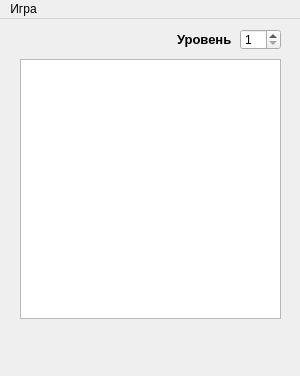
<?xml version="1.0" encoding="UTF-8"?>
<ui version="4.0">
 <class>MainWin</class>
 <widget class="QMainWindow" name="MainWin">
  <property name="geometry">
   <rect>
    <x>0</x>
    <y>0</y>
    <width>300</width>
    <height>376</height>
   </rect>
  </property>
  <property name="minimumSize">
   <size>
    <width>300</width>
    <height>350</height>
   </size>
  </property>
  <property name="maximumSize">
   <size>
    <width>350</width>
    <height>380</height>
   </size>
  </property>
  <property name="windowTitle">
   <string>Цепная реакция</string>
  </property>
  <property name="windowIcon">
   <iconset>
    <normaloff>winicon.png</normaloff>winicon.png</iconset>
  </property>
  <widget class="QWidget" name="centralwidget">
   <widget class="QTableView" name="tableView">
    <property name="geometry">
     <rect>
      <x>20</x>
      <y>40</y>
      <width>261</width>
      <height>260</height>
     </rect>
    </property>
    <property name="minimumSize">
     <size>
      <width>260</width>
      <height>260</height>
     </size>
    </property>
    <property name="maximumSize">
     <size>
      <width>280</width>
      <height>260</height>
     </size>
    </property>
    <property name="iconSize">
     <size>
      <width>10</width>
      <height>10</height>
     </size>
    </property>
    <property name="showGrid">
     <bool>true</bool>
    </property>
    <attribute name="horizontalHeaderVisible">
     <bool>false</bool>
    </attribute>
    <attribute name="horizontalHeaderHighlightSections">
     <bool>true</bool>
    </attribute>
    <attribute name="verticalHeaderVisible">
     <bool>false</bool>
    </attribute>
   </widget>
   <widget class="QSpinBox" name="levelspinBox">
    <property name="geometry">
     <rect>
      <x>240</x>
      <y>10</y>
      <width>41</width>
      <height>21</height>
     </rect>
    </property>
    <property name="toolTip">
     <string>&lt;html&gt;&lt;head/&gt;&lt;body&gt;&lt;p&gt;&lt;span style=&quot; font-size:9pt; font-weight:600;&quot;&gt;Уровень сложности&lt;/span&gt;&lt;/p&gt;&lt;/body&gt;&lt;/html&gt;</string>
    </property>
    <property name="toolTipDuration">
     <number>10</number>
    </property>
    <property name="minimum">
     <number>1</number>
    </property>
    <property name="maximum">
     <number>2</number>
    </property>
   </widget>
   <widget class="QLabel" name="label">
    <property name="geometry">
     <rect>
      <x>170</x>
      <y>0</y>
      <width>71</width>
      <height>41</height>
     </rect>
    </property>
    <property name="text">
     <string>&lt;html&gt;&lt;head/&gt;&lt;body&gt;&lt;p&gt;&lt;span style=&quot; font-size:10pt; font-weight:600;&quot;&gt;Уровень&lt;/span&gt;&lt;/p&gt;&lt;/body&gt;&lt;/html&gt;</string>
    </property>
    <property name="textFormat">
     <enum>Qt::AutoText</enum>
    </property>
    <property name="scaledContents">
     <bool>false</bool>
    </property>
    <property name="wordWrap">
     <bool>false</bool>
    </property>
    <property name="margin">
     <number>2</number>
    </property>
    <property name="indent">
     <number>7</number>
    </property>
   </widget>
  </widget>
  <widget class="QMenuBar" name="menubar">
   <property name="geometry">
    <rect>
     <x>0</x>
     <y>0</y>
     <width>300</width>
     <height>21</height>
    </rect>
   </property>
   <widget class="QMenu" name="menuGame">
    <property name="title">
     <string>Игра</string>
    </property>
    <addaction name="new_game"/>
    <addaction name="settings"/>
   </widget>
   <addaction name="menuGame"/>
  </widget>
  <action name="action">
   <property name="text">
    <string>1</string>
   </property>
  </action>
  <action name="action2">
   <property name="text">
    <string>2</string>
   </property>
  </action>
  <action name="new_game">
   <property name="text">
    <string>Новая</string>
   </property>
  </action>
  <action name="settings">
   <property name="text">
    <string>Помощь</string>
   </property>
  </action>
 </widget>
 <resources/>
 <connections/>
</ui>
